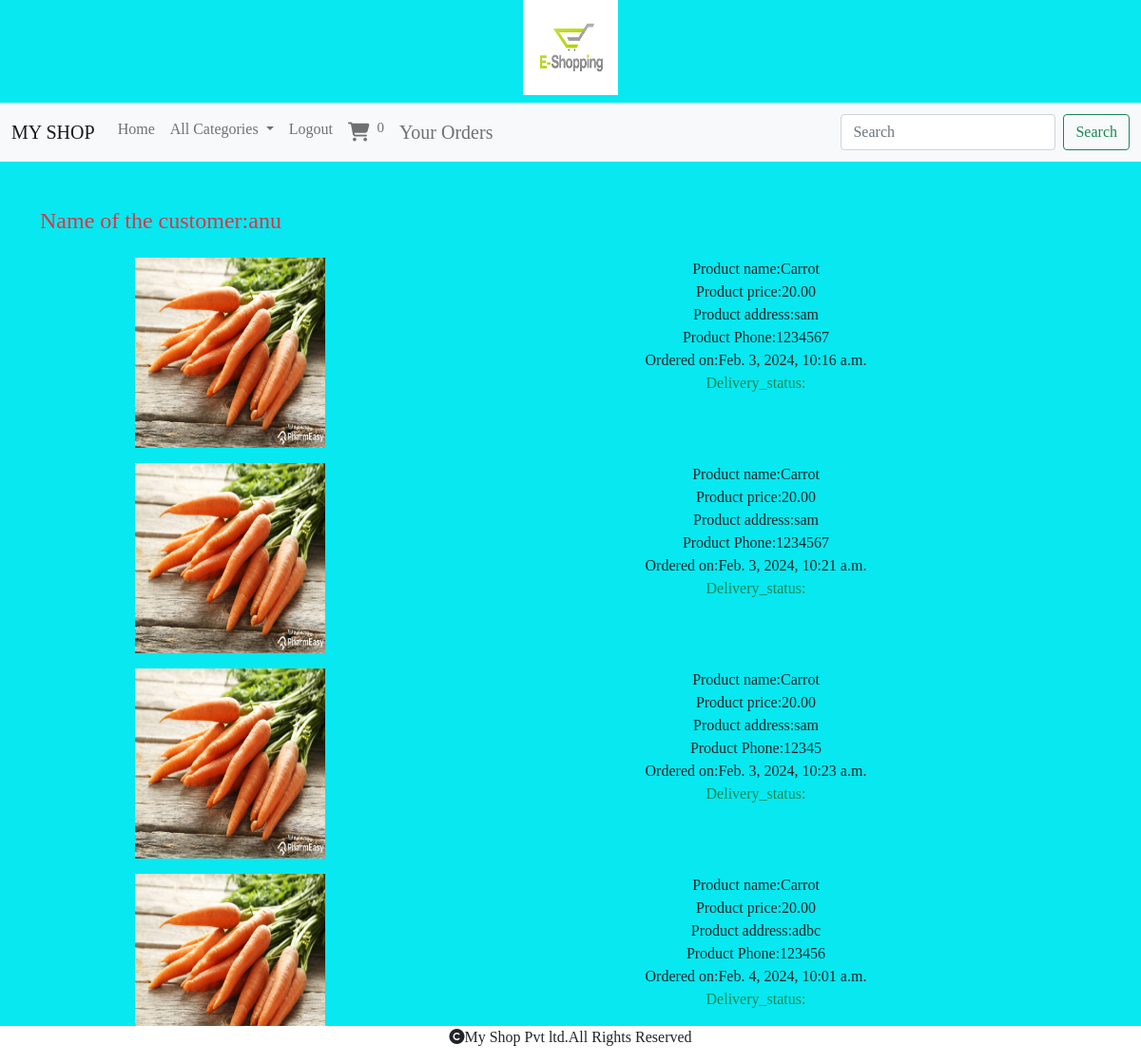
Screenshot of /cart/orderview (signed in) with the database file from the repository.
### cart/models.py (models this page shows, shortened)
class Order(models.Model):
    product=models.ForeignKey(Product,on_delete=models.CASCADE)
    user = models.ForeignKey(User,on_delete=models.CASCADE)
    no_of_items=models.IntegerField()
    address=models.TextField()
    phone=models.IntegerField()
    order_status=models.CharField(max_length=20,default="pending")
    delivery_status=models.CharField(max_length=20,default="pending")
    order_date=models.DateTimeField(auto_now_add=True)

### shop/models.py (models this page shows, shortened)
class Product(models.Model):
    name=models.CharField(max_length=20)
    desc=models.TextField()
    image=models.ImageField(upload_to="product",null=True,blank=True)
    price=models.DecimalField(max_digits=10,decimal_places=2)
    stock=models.IntegerField()
    available=models.BooleanField(default=True)
    category=models.ForeignKey(Category,on_delete=models.CASCADE)
    created=models.DateTimeField(auto_now_add=True)
    updated=models.DateTimeField(auto_now_add=True)

### cart/views.py (the view)
# urls.py: path('orderview', views.orderview, name="orderview"),
@login_required
def orderview(request):
    u=request.user
    o=Order.objects.filter(user=u)
    return render(request,'orderview.html',{'o':o,'u':u.username})

### cart/context_processors.py (called while the page is built)
def total_count(request):
    item_count=0
    u=request.user
    try:
        cart=Cart.objects.filter(user=u)
        for i in cart:
            item_count+=i.quantity
    except:
        item_count=0
    return {'count':item_count}

### shop/context_processors.py (called while the page is built)
def menu_links(request):
    c=Category.objects.all()
    return {'links':c}

### templates/orderview.html
 {% extends 'base.html' %}
{% load static %}
{% block content %}
 <div class="container">
     <div class="row mt-5">
         <h4 class="text-danger">Name of the customer:{{u}}</h4>
         {% for i in o %}
         <div class="col-sm-4 mt-3"  style="margin-left:100px">
             <img src="{{i.product.image.url}}" height="200px" width="200px">
         </div>
         <div class="col-sm-6 text-center mt-3">
             <b>Product name:{{i.product.name}}</b><br>
             <b>Product price:{{i.product.price}}</b><br>
             <b>Product address:{{i.address}}</b><br>
             <b>Product Phone:{{i.phone}}</b><br>
             <b>Ordered on:{{i.order_date}}</b><br>
             <b class="text-success">Delivery_status:{{i.delivery.status}}</b><br>
         </div>
         {% endfor %}
     </div>
 </div>
{% endblock %}

### templates/base.html (shortened to what this page needs)
<!DOCTYPE html>
{% load static %}
<html lang="en">
<head>
  <link href="https://cdn.jsdelivr.net/npm/bootstrap@5.0.2/dist/css/bootstrap.min.css" rel="stylesheet">
  <link rel="stylesheet" href="{% static 'css/style.css' %}">
<link rel="stylesheet" href="https://cdnjs.cloudflare.com/ajax/libs/font-awesome/6.5.1/css/all.min.css" />
</head>
<body>
<header><center>
    <img src="{% static 'images/logo.png' %}" class="mb-2" height="100px" width="100px"></center>
<nav class="navbar navbar-expand-lg navbar-light bg-light">
  <div class="container-fluid">
    <a class="navbar-brand" href="#">MY SHOP</a>
    <div class="collapse navbar-collapse" id="navbarSupportedContent">
      <ul class="navbar-nav me-auto mb-2 mb-lg-0">
        <li class="nav-item">
          <a class="nav-link"  href="{% url 'shop:allcat' %}">Home</a>
        </li>
        <li class="nav-item dropdown">
          <a class="nav-link dropdown-toggle" href="#" id="navbarDropdown" role="button" data-bs-toggle="dropdown" aria-expanded="false">
            All Categories
          </a>
        </li>
          {% if user.is_authenticated %}
           <li class="nav-item">
          <a class="nav-link"  href="{% url 'shop:logout' %}">Logout</a>
        </li>
          {% if user.is_superuser == False %}
         <li class="nav-item">
          <a class="nav-link fs-5"  href="{% url 'cart:cartview' %}"><i class="fa-solid fa-cart-shopping"></i><sup class="ms-2">{{count}}</sup></a>
        </li>
          <li class="nav-item">
          <a class="nav-link fs-5"  href="{% url 'cart:orderview' %}">Your Orders</a>
        </li>
          {% endif %}
         {% endif %}
      </ul>
      <form class="d-flex" method="POST" action="{% url 'search:search' %}">
        <input class="form-control me-2"  name="q" type="search" placeholder="Search" aria-label="Search">
        <button class="btn btn-outline-success" type="submit">Search</button>
      </form>
    </div>
  </div>
</nav>
</header>
{% block content %}
{% endblock %}
<footer>
   <div class="footer">
       <p><b><i class="fa-solid fa-copyright"></i>My Shop  Pvt ltd.All Rights Reserved</b></p>
   </div>
</footer>
</body>
</html>

### static/css/style.css (style rules this page uses)
body { background-color:#07e8f0; font-family:"Zilla Slab" , serif; font-weight: 300; font-style:normal; }
.footer { height:40px; width:100%; background-color:white; position:fixed; bottom:0; text-align:center; }
.form-control { width=40%; }

### rows the page displays
Order: product.image (picture), product.name "Carrot", product.price "20.00", address "sam", phone "1234567", order_date "Feb. 3, 2024, 10:16 a.m."
Order: product.image (picture), product.name "Carrot", product.price "20.00", address "sam", phone "1234567", order_date "Feb. 3, 2024, 10:21 a.m."
Order: product.image (picture), product.name "Carrot", product.price "20.00", address "sam", phone "12345", order_date "Feb. 3, 2024, 10:23 a.m."
Order: product.image (picture), product.name "Carrot", product.price "20.00", address "adbc", phone "123456", order_date "Feb. 4, 2024, 10:01 a.m."

### other values shown
{{ count }} "0"
{{ u }} "anu"
